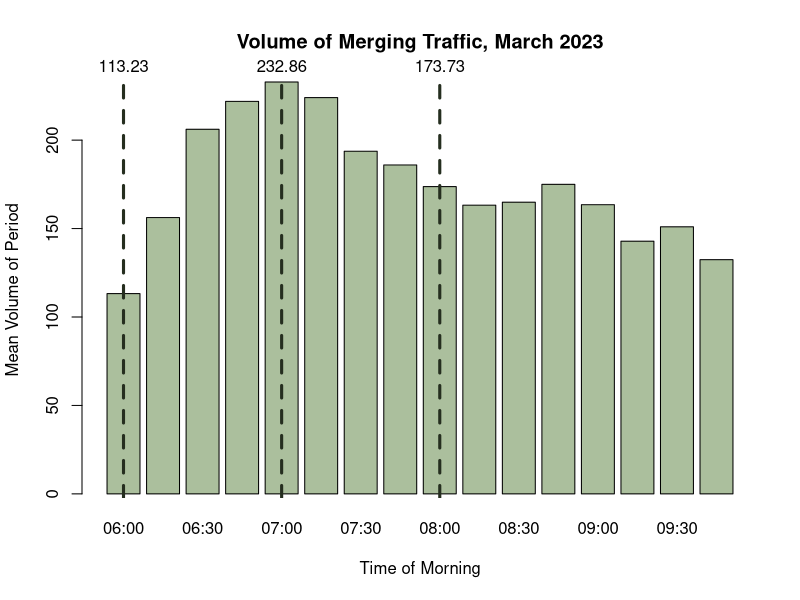
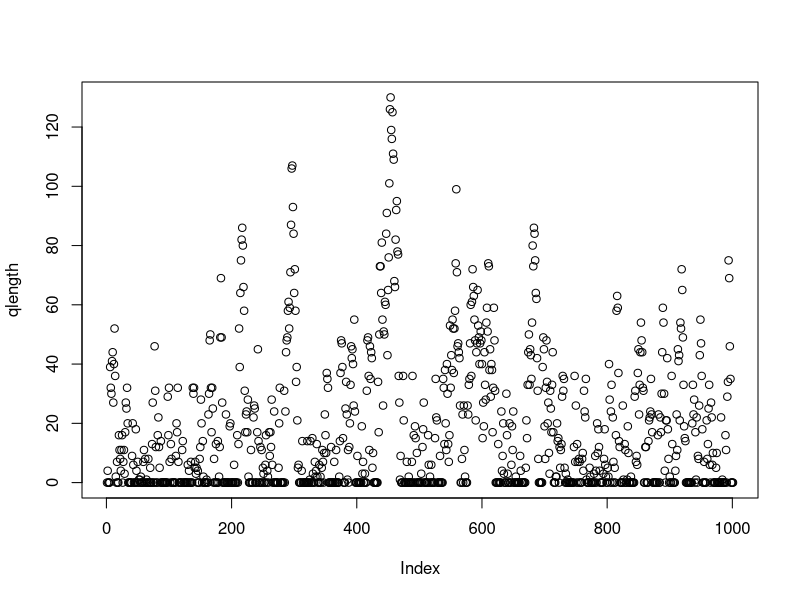

Recreate these plots in R, in order.
## ---- chunk 1
#| include: false

# Keep these commented as the full files were too large to upload to Github
# Importing datasets
# raw23 <- read.csv("2023-03.csv")
# raw25 <- read.csv("2025-03.csv")

# Filtering for on-ramp segment
# ramp25 <- raw25[raw25$MLinkID == 5725, ]
# ramp23 <- raw23[raw23$MLinkID == 5725, ]

# Filtering for the freeway segment directly following the on-ramp
# fwy25 <- raw25[raw25$MLinkID == 183, ]
# fwy23 <- raw23[raw23$MLinkID == 183, ]

# Simplified import commands
ramp25 <- read.csv("ramp25.csv")
ramp23 <- read.csv("ramp23.csv")

fwy25 <- read.csv("fwy25.csv")
fwy23 <- read.csv("fwy23.csv")
## ---- chunk 2
#| include: false

library(lubridate)

# Converting datetime strings to date objects
ramp23$Date.Time.AWST <- ymd_hm(ramp23$Date.Time.AWST)

# Adding day of the week column (1=sunday, 7=saturday)
ramp23$Weekday <- wday(ramp23$Date.Time.AWST)

# Adding hour of the day column
ramp23$Hour <- hour(ramp23$Date.Time.AWST)

# Adding 15-min segment identifier of column
ramp23$Period <- format(ramp23$Date.Time.AWST, "%H:%M")

# Removing weekends
ramp23.wk <- ramp23[ramp23$Weekday %in% c(2, 3, 4, 5, 6), ]

# Filtering for only the morning peak (6am-10am)
ramp23.pk.wk <- ramp23.wk[6 <= ramp23.wk$Hour & ramp23.wk$Hour < 10, ]

# Removing public holidays (March 6 is the onyl date - Labour Day)
ramp23.pk.wk <- ramp23.pk.wk[date(ramp23.pk.wk$Date.Time.AWST) != "2023-03-06", ]
## ---- chunk 3
head(ramp23[, c(-6, -7, -8, -9, -10)])
## ---- chunk 4
#| include: false

smeans <- aggregate(Volume ~ Period, 
                           data = ramp23.pk.wk, 
                           FUN = mean)

# getting max volume
smax <- max(smeans$Volume)
maxindex <- which(smeans$Volume == smax)

# getting mean volume
smean <- mean(smeans$Volume)

# getting min volume
smin <- min(smeans$Volume)
minindex <- which(smeans$Volume == smin)
## ---- chunk 5
#| echo: false

bp <- barplot(smeans$Volume, names.arg = smeans$Period, col="#abbf9d", xlab = "Time of Morning", ylab = "Mean Volume of Period", main="Volume of Merging Traffic, March 2023")

abline(v = bp[1], col = "#252e1f", lwd = 3, lty = 2)
text(x = bp[1], y = smax, labels = round(smeans$Volume[1], 2), pos = 3, xpd = TRUE)

abline(v = bp[5], col = "#252e1f", lwd = 3, lty = 2)
text(x = bp[5], y = smax, labels = round(smeans$Volume[5], 2), pos = 3, xpd = TRUE)

abline(v = bp[9], col = "#252e1f", lwd = 3, lty = 2)
text(x = bp[9], y = smax, labels = round(smeans$Volume[9], 2), pos = 3, xpd = TRUE)
## ---- chunk 6
smu6  <- mean(ramp23.pk.wk[ramp23.pk.wk$Period == "06:00", 4])
svar6 <- var(ramp23.pk.wk[ramp23.pk.wk$Period == "06:00", 4])

data.frame (
  Mean = smu6,
  Variance = svar6,
  row.names = c("6am (min)")
)
## ---- chunk 7
#| include: false

ssize6 <- (smu6^2) / (svar6 - smu6)
## ---- chunk 8
sim1 <- rnbinom(10000, size = ssize6, mu = smu6)
sim2 <- rpois(10000, lambda = smu6)
data.frame (
  Mean = c(smu6, mean(sim1), mean(sim2)),
  Variance = c(svar6, var(sim1), mean(sim2)),
  row.names = c("Dataset", "NBinom Sim", "Poisson Sim  ")
)
## ---- chunk 9
#| include: false

# 7am models
smu7  <- mean(ramp23.pk.wk[ramp23.pk.wk$Period == "07:00", 4])
svar7 <- var(ramp23.pk.wk[ramp23.pk.wk$Period == "07:00", 4])
ssize7 <- (smu7^2) / (svar7 - smu7)

# 8am models
smu8  <- mean(ramp23.pk.wk[ramp23.pk.wk$Period == "08:00", 4])
svar8 <- var(ramp23.pk.wk[ramp23.pk.wk$Period == "08:00", 4])
ssize8 <- (smu8^2) / (svar8 - smu8)
## ---- chunk 10
#| echo: false

data.frame(
  Mean = c(smu6, smu7, smu8),
  Variance = c(svar6, svar7, svar8),
  Size = c(ssize6, ssize7, ssize8),
  row.names = c("6am (min)", "7am (max)", "8am (mean)")
)
## ---- chunk 11
T <- 1000

# average 12 cars per minute release
release <- 12 * 15 #no. of releases for 1 15 minute interval

qlength <- numeric(T)

for (i in 1:T) {
  qlength[i+1] <- qlength[i] + rnbinom(1, size=ssize8, mu=smu8)
  qlength[i+1] <- max(0, qlength[i+1] - release)
}

plot(qlength)
